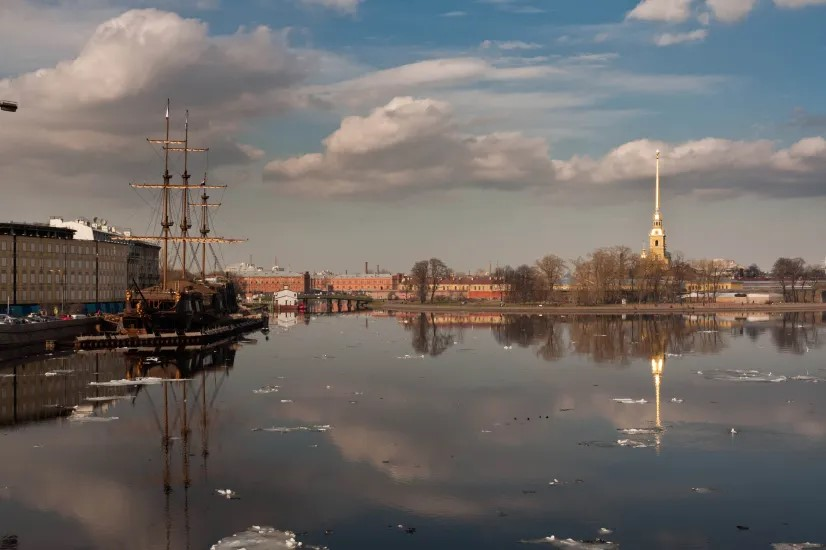
%> input picture Tests/left_test2.jpg, 826 x 550 px
$ octave keypoint_transform_tester.m   (GNU Octave 9; MATLAB toolbox functions it lacks are replaced by stand-ins)
%> lines starting %> are read from the running program, lines starting %| are printed output that depends on the picture
%% Reading in the image file
clear all;

im_left = double(imread('left_test2.jpg'))/255;
%im_left = imresize(im_left, 0.6);
% im_left = double(imread('sample_left.jpg'))/255;

im_right = double(imread('right_test2.jpg'))/255;
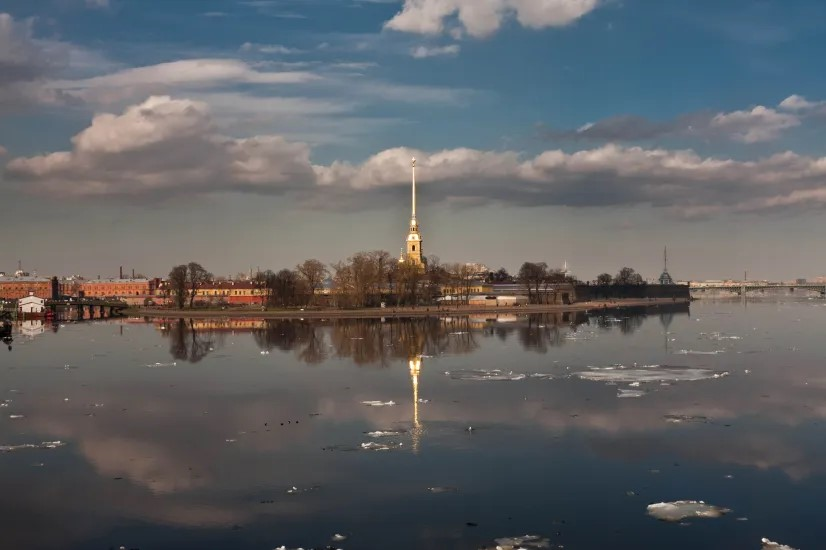
%> input picture Tests/right_test2.jpg, 826 x 550 px
%im_right = imresize(im_right, 0.6);
% im_right = double(imread('sample_right.jpg'))/255;

%% Grayscale
gray_left = rgb2gray(im_left);
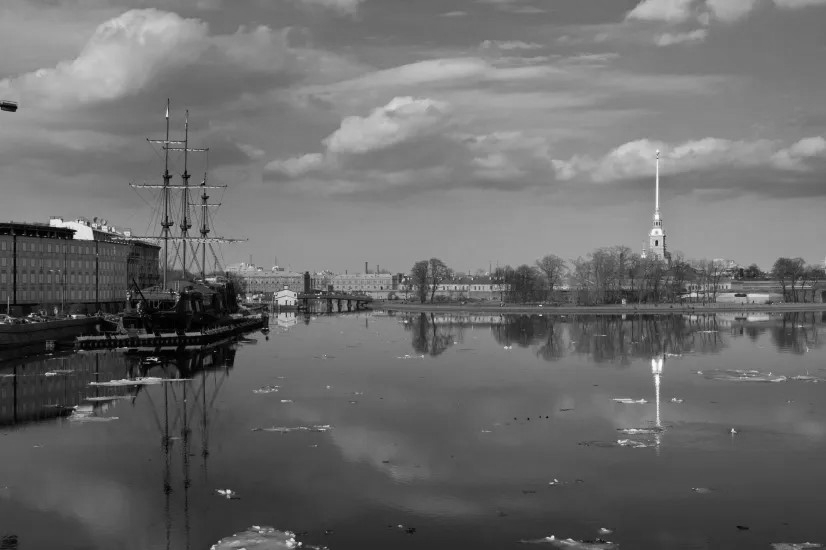
%> gray_left: size 550x826 double; min 0, max 0.987, mean 0.424
gray_right = rgb2gray(im_right);
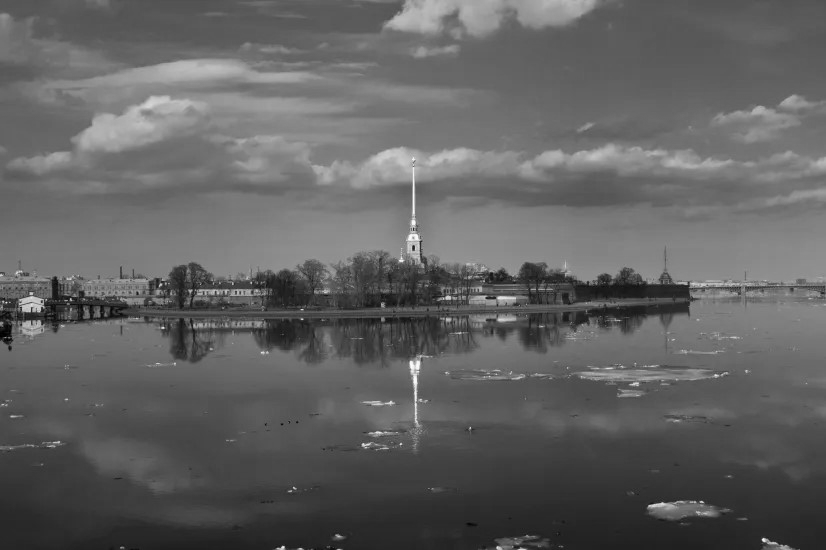
%> gray_right: size 550x826 double; min 0.00117, max 0.99, mean 0.384

%% Calculate Scales and Maximas

scales = calc_scales(1.6);

[max_left, stdev_l, window_l] = scale_max(gray_left, scales);
% [124 lines not run here, left out]
function scales = calc_scales(init_sig)
%> called with init_sig = 1.6

    scales = zeros(4,5);

    %auto calculate scales
    for row=1:size(scales,1)
        for col=1:size(scales,2)
            scales(row, col) = (2^(row-1))*(sqrt(2)^(col-1))*init_sig;
        end
    end

end

function [maximas, stdev_s, windowSize] = scale_max(im, scales)
    % Find maximas for all octaves and superimpose on the 1st octave (3 x 3)
    tmp_im = im(:,:);
    tmp_filter = im(:,:);
    windowSize = int32(size(im, 2) / 80);
%> windowSize = 10

    maximas = [];
    stdev_s = [];

    for oct=1:4
        if oct==1
            for col=1:size(scales,2)
                sigma = scales(oct, col);
                kern = ceil(3*sigma);
                if rem(kern,2)==0
                    kern = floor(3*sigma);
                end
                tmp_filter = imgaussfilt(tmp_im, sigma, FilterSize=kern);

                DoG = tmp_im - tmp_filter;
            end
        else
            tmp_im = tmp_im(1:2:end,1:2:end);
            for col=1:size(scales,2)
                sigma = scales(oct, col);
                kern = ceil(3*sigma);
                if rem(kern,2)==0
                    kern = floor(3*sigma);
                end
                tmp_filter = imgaussfilt(tmp_im, sigma, FilterSize=kern);
                DoG = tmp_im - tmp_filter;
           end
        end

        % Find local maximas
        for r = 1:size(DoG, 1)
            for c = 1:size(DoG, 2)
                if mod(r, windowSize) == 1 && mod(c, windowSize) == 1
                    if r + (windowSize - 1) > size(DoG, 1)
                        end_r = size(DoG, 1);
                    else
                        end_r = r + (windowSize - 1);
                    end

                    if c + (windowSize - 1) > size(DoG, 2)
                        end_c = size(DoG, 2);
                    else
                        end_c = c + (windowSize - 1);
                    end

                    temp = DoG(r:end_r, c:end_c);

                    % Calculate std here
                    stdev = std(temp(:));
                    stdev_s(end + 1) = stdev;

                    [val, index] = max(temp, [], "all");
                    [maxima_r, maxima_c] = ind2sub(size(temp), index);

                    maximas = cat(1, maximas, [(r + (maxima_r - 1))* 2^(oct - 1), (c + (maxima_c - 1))* 2^(oct - 1)]);

                end
            end
        end
    end
%> (the run ends here)
